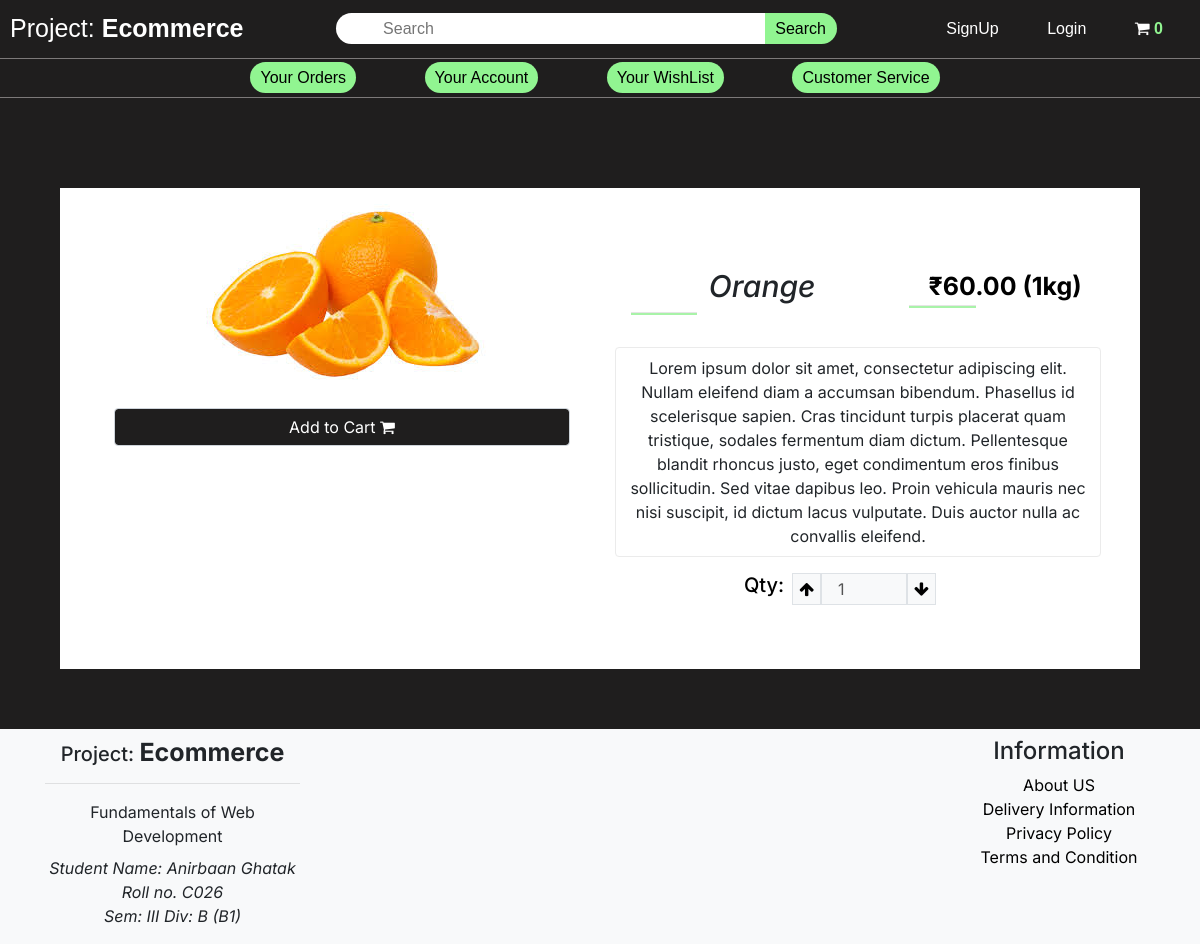
Page /itempage.php?category=fruits&item_id=4 on the committed database.
### tables this page shows
CREATE TABLE `product` (
  `item_id` int(11) NOT NULL,
  `item_name` varchar(255) NOT NULL,
  `item_price` double(10, 2) NOT NULL,
  `item_image` varchar(255) NOT NULL,
  `item_qty` varchar(20) NOT NULL
);

### table1.php (called while the page is built, shortened)
<?php
class Dbcontrol
{
    protected $host = "localhost";
    protected $user = "root";
    protected $password = "";
    protected $database = "table1";
    public function __construct()
    {
        $this->con = mysqli_connect($this->host, $this->user, $this->password, $this->database);
    }
}

### functions.php (called while the page is built, shortened)
<?php
  require("database/table1.php");
  require("database/products.php");
  $db = new Dbcontrol();
  $prod = new Product($db);
  $products = $prod->getData();
  $Cart = new Cart($db);

### products.php (called while the page is built, shortened)
<?php
class Product
{
    public $db = null;
    public function __construct(Dbcontrol $db)
    {
        $this->db = $db;
    }
    public function getData($table = "product")
    {
        $result = $this->db->con->query("SELECT*FROM {$table}");
        $resultArr = array();
        while ($item = mysqli_fetch_array($result, MYSQLI_ASSOC)) {
            $resultArr[] = $item;
        }
        return $resultArr;
    }
}

### itempage.php (the view, shortened to what this page needs)
<?php
include("./header_php/header.php");
$category = $_GET['category'] ?? 'fruits';
$item_id = $_GET["item_id"] ?? 1;
foreach ($prod->getData($category) as $item) :
  if ($item["item_id"] == $item_id) :
?>
    <section id="item-full" class="py-3 px-4">
      <div class="container background-secondary">
        <div class="row">
          <div class="col-sm-6">
            <img src="<?php echo $item["item_image"] ?? "../assets/assets3.jpg" ?>" alt="large product" class="img-fluid ml-2" />
            <div class="from-row pt-4 font-16 font-inter">
              <div class="col">
              <form method="post">
                <?php
                if (in_array($item['item_id'], $Cart->getCid($prod->getData('cart')) ?? [])) {
                  echo ' <button type="submit" disabled class="btn form-control mb-3">
                  Item Added <i class="fa fa-shopping-cart"></i>
                </button>';
                } else {
                  echo ' <button type="submit" class="btn-custom form-control mb-3">
                  Add to Cart <i class="fa fa-shopping-cart"></i>
                </button>';
                }
                ?>
              </form>
              </div>
            </div>
          </div>
          <div class="col-sm-6 py-5">
            <div class="d-flex">
              <div class="w-75 p-3">
                <h4 class="font-inter font-30 "><em ><?php echo $item["item_name"] ?? "Pear" ?></em></h4>
                <hr class="gline" />
              </div>
              <div class="w-50 py-3">
                <span class="color-primary font-weight-bold font-25"><?php echo $item["item_qty"]?? "100" ?></span>
                <hr class="gline w-35" />
              </div>
            </div>
            <div class="d-flex">
              <p class="border-all rounded py-2 px-2 des">
                Lorem ipsum dolor sit amet, consectetur adipiscing elit. Nullam
                eleifend diam a accumsan bibendum. Phasellus id scelerisque
                sapien. Cras tincidunt turpis placerat quam tristique, sodales
                fermentum diam dictum. Pellentesque blandit rhoncus justo, eget
                condimentum eros finibus sollicitudin. Sed vitae dapibus leo.
                Proin vehicula mauris nec nisi suscipit, id dictum lacus
                vulputate. Duis auctor nulla ac convallis eleifend.
              </p>
            </div>
            <div class="row">
              <div class="col-6 mx-auto">
                <div class="qty d-flex">
                  <h5 class="color-primary">Qty:</h5>
                  <div class="px-2 d-flex">
                    <button class="qty-up border bg-light" data-id="pro3">
                      <i class="fa fa-arrow-up color-primary" aria-hidden="true"></i>
                    </button>
                    <input type="text" class="qty_inp border bg-light pl-3 w-50" data-id="pro3" disabled value="1" placeholder="1" />
                    <button class="qty-down border bg-light" data-id="pro3">
                      <i class="fa fa-arrow-down color-primary" aria-hidden="true"></i>
                    </button>
                  </div>
                </div>
              </div>
            </div>
          </div>
        </div>
      </div>
    </section>
<?php
  endif;
endforeach;
include("./header_php/footer.php");
?>

### index.css (style rules this page uses)
.bod { text-align: center; font-family: "Inter", "Noto Sans JP", sans-serif; background-color: black; margin: 0; text-align: center; background-color: rgb(31, 30, 30); }
* { margin: 0; }

### style.css (style rules this page uses)
button, button:focus { outline: none !important; box-shadow: none !important; }
.gline { width: 25%; border-bottom: 2px solid #a8f3a8; margin-top: 0px; padding-top: 0px; margin-left: 0%; }
.w-35 { width: 35%; }
.w-75 { width: 79%; }
.border-all { border: 1px solid #ebebeb; }
.des { height: 50%; width: 100%; }
.background-secondary { background-color: #ffffff; }
.color-primary { color: #000000; }
.font-inter { font-family: "Inter", sans-serif; }
.font-16 { font-size: 16px; }
.font-25 { font-size: 25px; }
.font-30 { font-size: 30px; }
.btn-custom { background-color: #1f1e1e !important; color: #ffffff !important; font: 14px; border: 1px solid black; }
body { text-align: center; font-family: "Inter", "Noto Sans JP", sans-serif; background-color: black; margin: 0; text-align: center; background-color: rgb(31, 30, 30); }

### rows in the picture
product: item_image (picture), item_name "Orange", item_qty "₹60.00 (1kg)"

### other values in the picture
count($prod->getData('cart')) "0"
